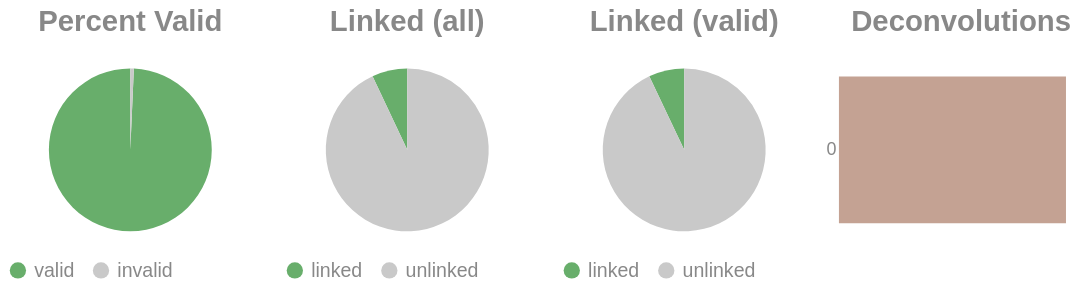

Notebook source saved alongside this figure:
### Code cell
if SKIPLR:
    pass
else:
    clash = Counter()
    for i in valids['molecule'].to_list():
        _mol = i.split("-")
        if len(_mol) == 1:
            clash.update('0')
        else:
            clash.update(_mol[-1])

    _d = {"deconvolutions": [], 'count': []}
    for k,v in clash.items():
        _d['deconvolutions'].append(k)
        _d['count'].append(v)

    tot_valid = valids['reads'].sum()
    mask = valids['reads'] >= 2
    n_linked_reads = valids.filter(mask)['reads'].sum()
    if n_linked_reads == 0:
        print_html("No linked molecules (>=2 reads) were detected; skipping linked-only distributions.")
        SKIPLR = True
    else:
        perc_valid = round(tot_valid / n_reads, 4)
        linked_perc_abs = round(n_linked_reads / n_reads, 4)
        linked_perc = round(n_linked_reads / tot_valid, 4)

    _valid = pl.DataFrame({"valids": ['valid', 'invalid'], "count": [tot_valid, n_reads - tot_valid]})
    _linked_abs = pl.DataFrame({"linked (absolute)": ['linked', 'unlinked'], "count": [n_linked_reads, n_reads - n_linked_reads]})
    _linked_rel = pl.DataFrame({"linked (valids)": ['linked', 'unlinked'], "count": [n_linked_reads, tot_valid - n_linked_reads]})

    (
        alt.hconcat(
            piechart(_valid, goodval = 'valid', title = "Percent Valid"),
            piechart(_linked_abs, goodval = "linked", title =  "Linked (all)"),
            piechart(_linked_rel, goodval = "linked", title =  "Linked (valid)"),
            convolutionbar(pl.DataFrame(_d), title = "Deconvolutions"),
            center = True,
            bounds = 'flush'
        )
        .resolve_scale(color='independent')
        .resolve_legend('independent')
        .properties(usermeta={'embedOptions': {"actions": False}})
    ).display()

### Figure 1 — Vega-Lite specification as saved in the notebook (floating-point values rounded to 4 significant figures)
{"width": "container", "height": 400, "config": {"title": {"anchor": "start", "dy": -15, "fontSize": 18, "color": "#888888", "subtitleColor": "#888888", "subtitleFontSize": 14}, "arc": {"fill": "#0072B2"}, "axis": {"domainColor": "#888888", "domainWidth": 0.5, "gridWidth": 0.2, "grid": false, "titleFontWeight": 400, "titleFontSize": 15, "labelFontSize": 11, "labelColor": "#888888", "tickColor": "#888888", "tickWidth": 0.2, "titleColor": "#888888"}, "axisBand": {"grid": false}, "axisX": {"grid": true, "tickSize": 10, "domainCap": "round"}, "axisY": {"domain": false, "grid": true, "tickSize": 0, "domainCap": "round"}, "background": "transparent", "header": {"labelFontSize": 15, "labelColor": "#888888", "titleFontSize": 15, "titleFontWeight": 600, "titleColor": "#888888"}, "legend": {"labelFont": "sans-serif", "labelFontSize": 12, "labelColor": "#888888", "symbolSize": 100, "symbolType": "circle", "titleFontSize": 12, "titlePadding": 10, "titleColor": "#888888", "title": null}, "range": {"category": ["#E69F00", "#56B4E9", "#009E73", "#F0E442", "#0072B2", "#D55E00", "#CC79A7", "#000000"], "diverging": ["#cfe8f3", "#a2d4ec", "#73bfe2", "#46abdb", "#1696d2", "#12719e"]}, "area": {"fill": "#0072B2", "fillOpacity": 0.7, "line": true, "strokeOpacity": 0.7}, "line": {"color": "#0072B2", "stroke": "#0072B2", "strokeWidth": 2}, "trail": {"color": "#0072B2", "stroke": "#0072B2", "strokeWidth": 0, "size": 1}, "point": {"filled": true, "fillOpacity": 1.0, "size": 95}, "text": {"color": "#888888", "fontSize": 11, "align": "right", "fontWeight": 400, "size": 11}, "bar": {"fill": "#0072B2", "stroke": null}, "view": {"stroke": null, "continuousWidth": 660, "continuousHeight": 400}}, "hconcat": [{"data": {"name": "data-12206432eb8a122fa3ba99e9d741dc13"}, "mark": {"type": "arc"}, "encoding": {"color": {"field": "valids", "legend": {"orient": "bottom", "title": null}, "scale": {"domain": ["valid", "invalid"], "range": ["#68ae6b", "#C9C9C9"]}, "title": "Valids", "type": "nominal"}, "theta": {"field": "count", "type": "quantitative"}, "tooltip": [{"field": "valids", "title": "Valids", "type": "ordinal"}, {"field": "percent", "format": ".2%", "title": "Percent", "type": "quantitative"}, {"field": "count", "title": "Count", "type": "quantitative"}]}, "height": 100, "title": {"text": "Percent Valid", "align": "center", "anchor": "middle"}, "transform": [{"calculate": "datum.count / 1553990", "as": "percent"}], "width": 150}, {"data": {"name": "data-bb79a83ec70e922b91eda3ca817f460c"}, "mark": {"type": "arc"}, "encoding": {"color": {"field": "linked (absolute)", "legend": {"orient": "bottom", "title": null}, "scale": {"domain": ["linked", "unlinked"], "range": ["#68ae6b", "#C9C9C9"]}, "title": "Linked (Absolute)", "type": "nominal"}, "theta": {"field": "count", "type": "quantitative"}, "tooltip": [{"field": "linked (absolute)", "title": "Linked (Absolute)", "type": "ordinal"}, {"field": "percent", "format": ".2%", "title": "Percent", "type": "quantitative"}, {"field": "count", "title": "Count", "type": "quantitative"}]}, "height": 100, "title": {"text": "Linked (all)", "align": "center", "anchor": "middle"}, "transform": [{"calculate": "datum.count / 1553990", "as": "percent"}], "width": 150}, {"data": {"name": "data-75082d1fa48db9acbaddd89503012cb5"}, "mark": {"type": "arc"}, "encoding": {"color": {"field": "linked (valids)", "legend": {"orient": "bottom", "title": null}, "scale": {"domain": ["linked", "unlinked"], "range": ["#68ae6b", "#C9C9C9"]}, "title": "Linked (Valids)", "type": "nominal"}, "theta": {"field": "count", "type": "quantitative"}, "tooltip": [{"field": "linked (valids)", "title": "Linked (Valids)", "type": "ordinal"}, {"field": "percent", "format": ".2%", "title": "Percent", "type": "quantitative"}, {"field": "count", "title": "Count", "type": "quantitative"}]}, "height": 100, "title": {"text": "Linked (valid)", "align": "center", "anchor": "middle"}, "transform": [{"calculate": "datum.count / 1543214", "as": "percent"}], "width": 150}, {"data": {"name": "data-8a3195803838370f1b3ebd8a42ae1c1c"}, "mark": {"type": "bar"}, "encoding": {"color": {"field": "deconvolutions", "legend": null, "scale": {"scheme": "lightgreyred"}, "type": "nominal"}, "tooltip": [{"field": "deconvolutions", "title": "Deconvolutions", "type": "ordinal"}, {"field": "percent", "format": ".2%", "title": "Percent", "type": "quantitative"}, {"field": "count", "title": "Count", "type": "quantitative"}], "x": {"axis": null, "field": "count", "type": "quantitative"}, "y": {"field": "deconvolutions", "sort": "ascending", "title": null, "type": "nominal"}}, "height": 100, "title": {"text": "Deconvolutions", "align": "center", "anchor": "middle"}, "transform": [{"calculate": "datum.count / 1486660", "as": "percent"}], "width": 150}], "bounds": "flush", "center": true, "resolve": {"legend": {"angle": "independent"}, "scale": {"color": "independent"}}, "usermeta": {"embedOptions": {"actions": false}}, "$schema": "https://vega.github.io/schema/vega-lite/v6.1.0.json", "datasets": {"data-12206432eb8a122fa3ba99e9d741dc13": [{"valids": "valid", "count": 1543214}, {"valids": "invalid", "count": 10776}], "data-bb79a83ec70e922b91eda3ca817f460c": [{"linked (absolute)": "linked", "count": 108802}, {"linked (absolute)": "unlinked", "count": 1445188}], "data-75082d1fa48db9acbaddd89503012cb5": [{"linked (valids)": "linked", "count": 108802}, {"linked (valids)": "unlinked", "count": 1434412}], "data-8a3195803838370f1b3ebd8a42ae1c1c": [{"deconvolutions": "0", "count": 1486660}]}}
